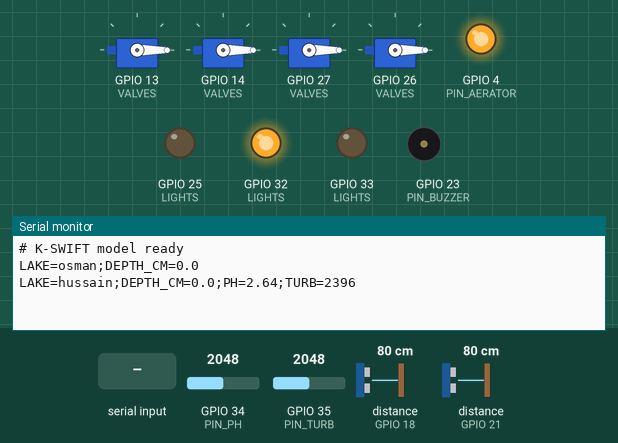
Simulated run of this sketch. Board: ESP32. On the bench: 4 × servo, output pins drawn as LEDs (lit = HIGH), buzzer (waves = sounding, pin HIGH), the last lines printed to the serial monitor. Wiring (inferred from the names in the program): 2 × ultrasonic range finder: trigger GPIO 5, echo GPIO 18 / trigger GPIO 19, echo GPIO 21. The inputs (shaded band) are chosen by the test bench; at power-on: GPIO 34 (PIN_PH) = 2048, GPIO 35 (PIN_TURB) = 2048, distance to the obstacle (sensors on GPIO 18, GPIO 21) 80 cm (analog values on the 0–4095 scale). The echo pulse lasts 58.3 µs per cm; pins used as bus, display or sensor lines are not drawn.

Above: at 3.6 s.
3.7 s: "RED\n" received over Serial
At 3.96 s:
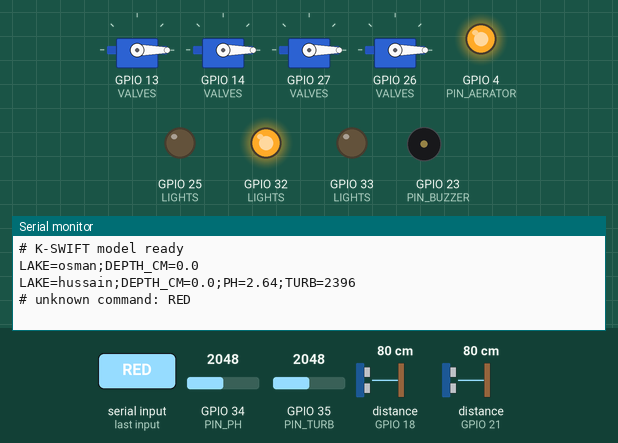
5.2 s: "AMBER\n" received over Serial
At 5.9 s:
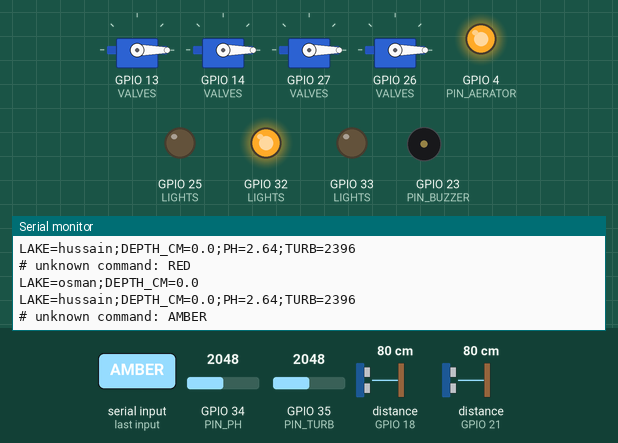
6.7 s: "GREEN\n" received over Serial
At 7.5 s:
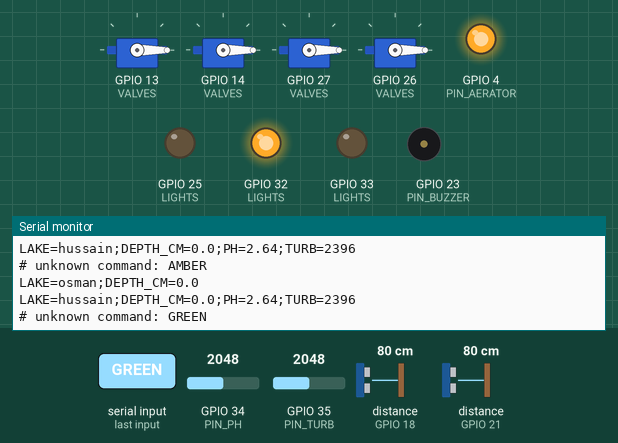

The sketch:

kswift_esp32.ino
```cpp
/*
  K-SWIFT – ESP32 firmware for the 5-lake exhibition model
  ---------------------------------------------------------
  What it does
    1. Measures the water depth in each lake box with an ultrasonic sensor (HC-SR04).
    2. Reads pH and turbidity from the probes in the Hussain Sagar box.
    3. Sends one line per lake to the K-SWIFT app over USB, every 2 seconds:
         LAKE=hussain;DEPTH_CM=11.2;PH=7.40;TURB=40
    4. Obeys commands the app sends back (one per line):
         LED hussain RED | AMBER | GREEN
         VALVE hussain saroor OPEN     (open the pipe from one lake to another)
         VALVE hussain CLOSE           (close every pipe leaving that lake)
         MUSI hussain                  (open that lake's outlet to the Musi channel)
         AERATOR hussain ON | OFF      (fountain pump for low dissolved oxygen)
    5. Safety rule that works even with no laptop connected:
         if Hussain Sagar's water reaches its red FTL mark, open its outlet and sound the buzzer.

  Libraries (Arduino IDE → Tools → Manage Libraries): "ESP32Servo" by Kevin Harrington.
  Board: "ESP32 Dev Module" (install "esp32 by Espressif Systems" in Boards Manager).
  Serial speed: 115200 baud (the app uses the same).

  IMPORTANT – voltages: the ESP32 works at 3.3 V.
    - Use HC-SR04P (3.3 V version), or put a divider (1 kΩ + 2 kΩ) on each ECHO wire.
    - pH and turbidity modules give up to 5 V: put a divider (10 kΩ + 10 kΩ) on their output
      and keep PH_DIVIDER / TURB_DIVIDER = 2.0 below.
*/

#include <ESP32Servo.h>

// ---------------- 1. Lakes with a level sensor ----------------
// sensorToBottomCm = distance from the sensor face down to the floor of the box (measure it with a ruler).
// ftlMarkCm        = height of the red FTL line above the floor (must match "FTL mark in box" in the app).
// Set trig = -1 for a lake that has no sensor.
struct LakeSensor {
  const char* id;
  int trig;
  int echo;
  float sensorToBottomCm;
  float ftlMarkCm;
};

LakeSensor LAKES[] = {
  {"osman",   5, 18, 25.0, 15.0},
  {"himayat", -1, -1, 25.0, 15.0},
  {"durgam",  -1, -1, 25.0, 15.0},
  {"hussain", 19, 21, 25.0, 15.0},
  {"saroor",  -1, -1, 25.0, 15.0},
};
const int NUM_LAKES = sizeof(LAKES) / sizeof(LAKES[0]);

// ---------------- 2. Water-quality probes (in the Hussain Sagar box) ----------------
const char* QUALITY_LAKE = "hussain";
const int PIN_PH   = 34;      // analog input only
const int PIN_TURB = 35;      // analog input only
const float PH_DIVIDER   = 2.0;   // 10k + 10k divider → module volts = pin volts × 2
const float TURB_DIVIDER = 2.0;

// pH calibration: dip the probe in pH 7 buffer, note "pH volts" from the Serial Monitor (type CAL),
// then in pH 4 buffer. Write both numbers here and upload again.
float PH7_VOLTS = 2.50;
float PH4_VOLTS = 3.05;

// ---------------- 3. Valves (servo motors pinching or turning a tap) ----------------
// from → to. "musi" means the outlet into the river channel.
struct Valve {
  const char* from;
  const char* to;
  int pin;
  Servo servo;
  bool open;
};
Valve VALVES[] = {
  {"osman",   "himayat", 13, Servo(), false},
  {"himayat", "hussain", 14, Servo(), false},
  {"hussain", "saroor",  27, Servo(), false},
  {"hussain", "musi",    26, Servo(), false},
};
const int NUM_VALVES = sizeof(VALVES) / sizeof(VALVES[0]);
const int SERVO_CLOSED = 0;    // degrees – adjust to your tap
const int SERVO_OPEN   = 90;

// ---------------- 4. Lights, buzzer, aerator ----------------
// Traffic light beside the Hussain Sagar box (add more lakes the same way if you have pins).
struct Light { const char* id; int red; int amber; int green; };
Light LIGHTS[] = {
  {"hussain", 25, 33, 32},
};
const int NUM_LIGHTS = sizeof(LIGHTS) / sizeof(LIGHTS[0]);
const int PIN_BUZZER  = 23;
const int PIN_AERATOR = 4;     // relay input for the small fountain / air pump
const bool RELAY_ACTIVE_LOW = true;   // most blue relay boards switch ON when the input is LOW

// ---------------- timing ----------------
const unsigned long SEND_EVERY_MS = 2000;
unsigned long lastSend = 0;
bool safetyOpen = false;            // true while the offline safety rule holds the outlet open
unsigned long lastAppCommand = 0;   // when the app last talked to us

// ======================================================================

float readDepthCm(const LakeSensor& L) {
  if (L.trig < 0) return NAN;
  // take 5 readings and use the median, so one bad echo does not spoil the value
  float v[5];
  for (int i = 0; i < 5; i++) {
    digitalWrite(L.trig, LOW);  delayMicroseconds(3);
    digitalWrite(L.trig, HIGH); delayMicroseconds(10);
    digitalWrite(L.trig, LOW);
    unsigned long us = pulseIn(L.echo, HIGH, 30000UL);   // time out after 30 ms
    v[i] = us == 0 ? NAN : us * 0.0343f / 2.0f;          // distance to the water in cm
    delay(15);
  }
  // simple sort of 5 values (NAN goes to the end)
  for (int i = 0; i < 4; i++) for (int j = i + 1; j < 5; j++) {
    bool swap = isnan(v[i]) ? !isnan(v[j]) : (!isnan(v[j]) && v[j] < v[i]);
    if (swap) { float t = v[i]; v[i] = v[j]; v[j] = t; }
  }
  int good = 0; for (int i = 0; i < 5; i++) if (!isnan(v[i])) good++;
  if (good == 0) return NAN;
  float distance = v[good / 2];
  float depth = L.sensorToBottomCm - distance;     // water height above the floor of the box
  if (depth < 0) depth = 0;
  return depth;
}

float readVolts(int pin, float divider) {
  long sum = 0;
  for (int i = 0; i < 20; i++) { sum += analogReadMilliVolts(pin); delay(2); }
  return (sum / 20.0f) / 1000.0f * divider;
}

float readPH() {
  float v = readVolts(PIN_PH, PH_DIVIDER);
  // straight line through the two calibration points (Class 10: two-point form of a line)
  float slope = (7.0f - 4.0f) / (PH7_VOLTS - PH4_VOLTS);
  return 7.0f + (v - PH7_VOLTS) * slope;
}

float readTurbidityNTU() {
  float v = readVolts(PIN_TURB, TURB_DIVIDER);
  // curve published for the common analog turbidity module (approximate; clear water ≈ 4.2 V)
  float ntu = -1120.4f * v * v + 5742.3f * v - 4352.9f;
  if (v >= 4.2f || ntu < 0) ntu = 0;
  if (ntu > 3000) ntu = 3000;
  return ntu;
}

void relay(int pin, bool on) { digitalWrite(pin, (on ^ RELAY_ACTIVE_LOW) ? HIGH : LOW); }

void setValve(Valve& v, bool open) {
  if (v.open == open) return;
  v.servo.write(open ? SERVO_OPEN : SERVO_CLOSED);
  v.open = open;
  Serial.printf("# valve %s -> %s %s\n", v.from, v.to, open ? "OPEN" : "CLOSED");
}

void closeValvesFrom(const String& from) {
  for (int i = 0; i < NUM_VALVES; i++) if (from == VALVES[i].from) setValve(VALVES[i], false);
}

bool openValve(const String& from, const String& to) {
  for (int i = 0; i < NUM_VALVES; i++)
    if (from == VALVES[i].from && to == VALVES[i].to) { setValve(VALVES[i], true); return true; }
  return false;
}

void setLight(const String& id, const String& colour) {
  for (int i = 0; i < NUM_LIGHTS; i++) if (id == LIGHTS[i].id) {
    digitalWrite(LIGHTS[i].red,   colour == "RED");
    digitalWrite(LIGHTS[i].amber, colour == "AMBER");
    digitalWrite(LIGHTS[i].green, colour == "GREEN");
  }
  if (id == "hussain") digitalWrite(PIN_BUZZER, colour == "RED");
}

// --------------- commands from the app ---------------
void handleCommand(String line) {
  line.trim();
  if (line.length() == 0) return;
  lastAppCommand = millis();
  String w[4]; int n = 0, start = 0;
  for (int i = 0; i <= (int)line.length() && n < 4; i++) {
    if (i == (int)line.length() || line[i] == ' ') {
      if (i > start) w[n++] = line.substring(start, i);
      start = i + 1;
    }
  }
  String cmd = w[0]; cmd.toUpperCase();
  String a = w[1]; a.toLowerCase();
  String b = w[2]; b.toLowerCase();
  String c = w[3]; c.toUpperCase();
  String b2 = w[2]; b2.toUpperCase();

  if (cmd == "LED" && n >= 3) { setLight(a, b2); }
  else if (cmd == "VALVE" && n >= 3 && b2 == "CLOSE") { closeValvesFrom(a); }
  else if (cmd == "VALVE" && n >= 4 && c == "OPEN") {
    if (!openValve(a, b)) {
      Serial.printf("# no pipe from %s to %s on this model – opening Musi outlet instead\n", a.c_str(), b.c_str());
      openValve(a, "musi");
    }
  }
  else if (cmd == "MUSI" && n >= 2) { if (!openValve(a, "musi")) Serial.printf("# %s has no Musi outlet valve\n", a.c_str()); }
  else if (cmd == "AERATOR" && n >= 3) { relay(PIN_AERATOR, b2 == "ON"); Serial.printf("# aerator %s\n", b2.c_str()); }
  else if (cmd == "CAL") {
    Serial.printf("# pH volts = %.3f  (put these in PH7_VOLTS / PH4_VOLTS)\n", readVolts(PIN_PH, PH_DIVIDER));
    Serial.printf("# turbidity volts = %.3f\n", readVolts(PIN_TURB, TURB_DIVIDER));
  }
  else Serial.printf("# unknown command: %s\n", line.c_str());
}

void setup() {
  Serial.begin(115200);
  analogReadResolution(12);
  for (int i = 0; i < NUM_LAKES; i++) if (LAKES[i].trig >= 0) {
    pinMode(LAKES[i].trig, OUTPUT); pinMode(LAKES[i].echo, INPUT);
  }
  for (int i = 0; i < NUM_LIGHTS; i++) {
    pinMode(LIGHTS[i].red, OUTPUT); pinMode(LIGHTS[i].amber, OUTPUT); pinMode(LIGHTS[i].green, OUTPUT);
    digitalWrite(LIGHTS[i].green, HIGH);
  }
  pinMode(PIN_BUZZER, OUTPUT);  digitalWrite(PIN_BUZZER, LOW);
  pinMode(PIN_AERATOR, OUTPUT); relay(PIN_AERATOR, false);
  for (int i = 0; i < NUM_VALVES; i++) {
    VALVES[i].servo.setPeriodHertz(50);
    VALVES[i].servo.attach(VALVES[i].pin, 500, 2400);
    VALVES[i].servo.write(SERVO_CLOSED);
  }
  Serial.println("# K-SWIFT model ready");
}

void loop() {
  // read any commands waiting from the app
  static String buf;
  while (Serial.available()) {
    char ch = (char)Serial.read();
    if (ch == '\n' || ch == '\r') { if (buf.length()) handleCommand(buf); buf = ""; }
    else if (buf.length() < 80) buf += ch;
  }

  if (millis() - lastSend < SEND_EVERY_MS) return;
  lastSend = millis();

  for (int i = 0; i < NUM_LAKES; i++) {
    LakeSensor& L = LAKES[i];
    if (L.trig < 0) continue;
    float depth = readDepthCm(L);
    if (isnan(depth)) { Serial.printf("# %s: no echo – check the sensor\n", L.id); continue; }

    Serial.printf("LAKE=%s;DEPTH_CM=%.1f", L.id, depth);
    if (strcmp(L.id, QUALITY_LAKE) == 0) {
      Serial.printf(";PH=%.2f;TURB=%.0f", readPH(), readTurbidityNTU());
    }
    Serial.println();

    // Offline safety rule: the model protects itself even if the laptop is unplugged.
    bool appQuiet = millis() - lastAppCommand > 10000;
    if (strcmp(L.id, "hussain") == 0 && appQuiet) {
      if (depth >= L.ftlMarkCm && !safetyOpen) {
        openValve("hussain", "musi"); setLight("hussain", "RED"); safetyOpen = true;
        Serial.println("# safety: Hussain Sagar at FTL – outlet opened");
      } else if (depth < L.ftlMarkCm - 1.0 && safetyOpen) {
        closeValvesFrom("hussain"); setLight("hussain", "GREEN"); safetyOpen = false;
        Serial.println("# safety: level back below FTL – outlet closed");
      }
    }
  }
}
```

Measured:
- after the input at 3.7 s, the serial monitor: prints a new line at once (image 1)
- after the input at 5.2 s, the serial monitor: prints a new line at once (image 2)
- after the input at 6.7 s, the serial monitor: prints a new line at once (image 3)
